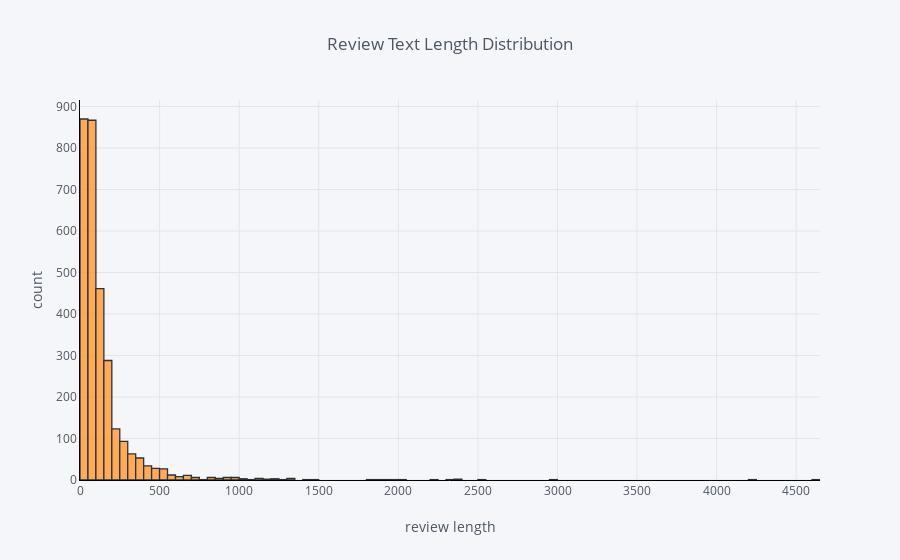

Source (notebook cell):
### Code cell
# review length distribution
lionking_dt['review_len'].iplot(
    kind='hist',
    bins=100,
    xTitle='review length',
    linecolor='black',
    yTitle='count',
    title='Review Text Length Distribution')

### Figure 1 — Plotly figure (JSON) as saved in the notebook; plotly's stock layout.template omitted (floating-point values rounded to 4 significant figures; data arrays with more than 128 entries replaced by an {"elided": "..."} marker saying what was removed)
{"data": [{"histfunc": "count", "histnorm": "", "marker": {"color": "rgba(255, 153, 51, 1.0)", "line": {"color": "#000000", "width": 1.3}}, "name": "review_len", "nbinsx": 100, "opacity": 0.8, "orientation": "v", "type": "histogram", "uid": "551d8de3-389c-4087-8aba-201add72954b", "x": {"elided": "3000 int values"}}], "layout": {"barmode": "overlay", "legend": {"bgcolor": "#F5F6F9", "font": {"color": "#4D5663"}}, "paper_bgcolor": "#F5F6F9", "plot_bgcolor": "#F5F6F9", "title": {"font": {"color": "#4D5663"}, "text": "Review Text Length Distribution"}, "xaxis": {"gridcolor": "#E1E5ED", "linecolor": "black", "showgrid": true, "tickfont": {"color": "#4D5663"}, "title": {"font": {"color": "#4D5663"}, "text": "review length"}, "zerolinecolor": "#E1E5ED"}, "yaxis": {"gridcolor": "#E1E5ED", "linecolor": "black", "showgrid": true, "tickfont": {"color": "#4D5663"}, "title": {"font": {"color": "#4D5663"}, "text": "count"}, "zerolinecolor": "#E1E5ED"}}}
